Frame 1 (no input): blank canvas, image omitted
Frame 60 (no input): blank canvas, image omitted
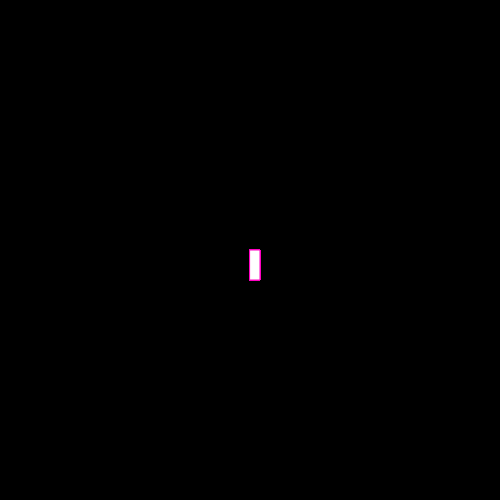
Frame 120 (the mouse pressed at the canvas centre since frame 60)

The p5.js sketch whose frames 1 and 60 were blank and that drew this single picture after the mouse press (run headless with seeded random() and noise() and a simulated clock; from frame 60 on, the mouse is pressed at the canvas centre):

// p5.js sketch
// ── sketch.js
function setup() {
    createCanvas(500, 500);
    background("black");
  }
  
  function draw() {
      stroke("rgb(255,1,194)")
      fill("white");
    
      // console.log(mouseIsPressed)
      if(mouseIsPressed){
         rect(mouseX, mouseY, 10, 30)
    }
  
  }
